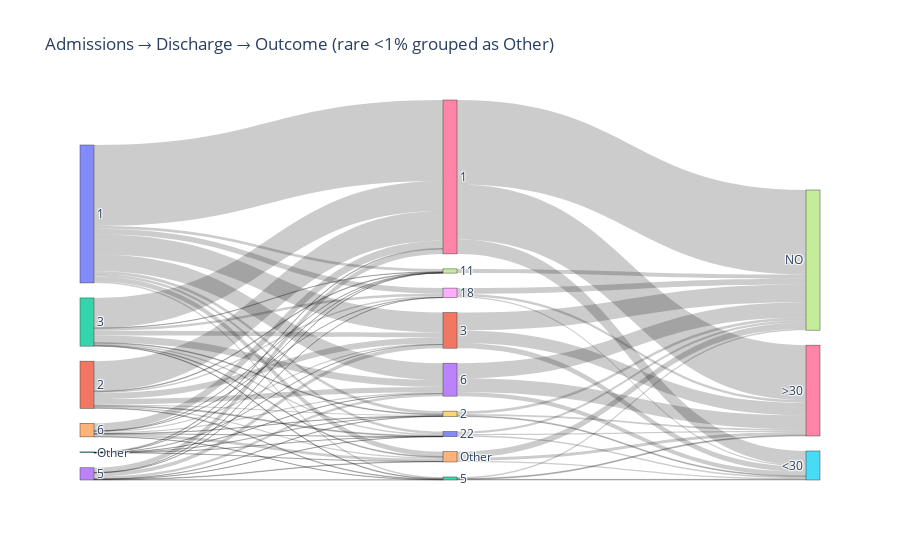

This figure's notebook cell:
### Code cell
import pandas as pd
import plotly.graph_objects as go

# --- columns (rename to yours) ---
A = "admission_type_id"
B = "discharge_disposition_id"
C = "readmitted"              # your 3rd target
pct = 0.01                    # 1% threshold (per column)
ELSE = "Other"

def bucket_small(df, col, pct=0.01, else_label="Other"):
    s = df[col].astype(str).fillna("Unknown")
    vc = s.value_counts()
    total = len(s)
    small_vals = vc[vc / total < pct].index
    return s.where(~s.isin(small_vals), else_label)

# 1) Collapse rare categories per column
df2 = df.copy()
for col in [A, B, C]:
    df2[col] = bucket_small(df2, col, pct=pct, else_label=ELSE)

# 2) Aggregate flows for A→B and B→C
ab = (df2[[A, B]].groupby([A, B]).size()
      .reset_index(name="value"))
bc = (df2[[B, C]].groupby([B, C]).size()
      .reset_index(name="value"))

# 3) Build node lists (keep layers distinct to avoid loops)
A_vals = sorted(ab[A].unique().tolist())
B_vals = sorted(pd.Index(ab[B]).union(bc[B]).unique().tolist())
C_vals = sorted(bc[C].unique().tolist())

labels_pretty = A_vals + B_vals + C_vals

# index offsets
a_off = 0
b_off = len(A_vals)
c_off = b_off + len(B_vals)
a_idx = {v: a_off + i for i, v in enumerate(A_vals)}
b_idx = {v: b_off + i for i, v in enumerate(B_vals)}
c_idx = {v: c_off + i for i, v in enumerate(C_vals)}

# links
src =  ab[A].map(a_idx).tolist() +  bc[B].map(b_idx).tolist()
tgt =  ab[B].map(b_idx).tolist() +  bc[C].map(c_idx).tolist()
val =  ab["value"].tolist()      +  bc["value"].tolist()

# pin three vertical columns
xpos = [0]*len(A_vals) + [0.5]*len(B_vals) + [1]*len(C_vals)

fig = go.Figure(go.Sankey(
    node=dict(label=labels_pretty, pad=15, thickness=14, x=xpos, y=None),
    link=dict(source=src, target=tgt, value=val)
))
fig.update_layout(title="Admissions → Discharge → Outcome (rare <1% grouped as Other)")
fig.show()

### Figure 1 — Plotly figure (JSON) as saved in the notebook; plotly's stock layout.template omitted (floating-point values rounded to 4 significant figures)
{"data": [{"link": {"source": [0, 0, 0, 0, 0, 0, 0, 0, 0, 1, 1, 1, 1, 1, 1, 1, 1, 1, 2, 2, 2, 2, 2, 2, 2, 2, 2, 3, 3, 3, 3, 3, 3, 3, 3, 3, 4, 4, 4, 4, 4, 4, 4, 4, 4, 5, 5, 5, 5, 5, 5, 5, 6, 6, 6, 7, 8, 8, 8, 9, 9, 9, 10, 10, 10, 11, 11, 11, 12, 12, 12, 13, 13, 13, 14, 14, 14], "target": [6, 7, 8, 9, 10, 11, 12, 13, 14, 6, 7, 8, 9, 10, 11, 12, 13, 14, 6, 7, 8, 9, 10, 11, 12, 13, 14, 6, 7, 8, 9, 10, 11, 12, 13, 14, 6, 7, 8, 9, 10, 11, 12, 13, 14, 6, 7, 9, 10, 11, 13, 14, 15, 16, 17, 17, 15, 16, 17, 15, 16, 17, 15, 16, 17, 15, 16, 17, 15, 16, 17, 15, 16, 17, 15, 16, 17], "value": [31695, 1102, 2142, 1189, 960, 7813, 587, 6572, 1930, 11700, 250, 562, 418, 364, 2353, 235, 2059, 539, 11731, 129, 978, 256, 614, 1891, 218, 2746, 306, 1871, 95, 1, 139, 21, 1431, 71, 955, 201, 2969, 63, 8, 122, 31, 449, 73, 520, 1056, 268, 3, 4, 3, 17, 50, 6, 5602, 21517, 33115, 1642, 459, 1027, 2205, 342, 668, 1118, 552, 519, 922, 2046, 4916, 6992, 247, 350, 587, 1638, 5362, 5902, 471, 1186, 2381]}, "node": {"label": ["1", "2", "3", "5", "6", "Other", "1", "11", "18", "2", "22", "3", "5", "6", "Other", "<30", ">30", "NO"], "pad": 15, "thickness": 14, "x": [0, 0, 0, 0, 0, 0, 0.5, 0.5, 0.5, 0.5, 0.5, 0.5, 0.5, 0.5, 0.5, 1, 1, 1]}, "type": "sankey"}], "layout": {"title": {"text": "Admissions → Discharge → Outcome (rare <1% grouped as Other)"}}}
